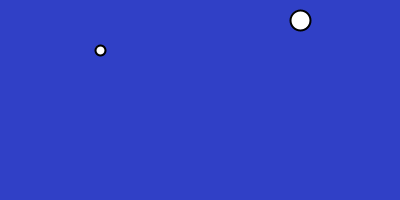
Frame 1 (no input)
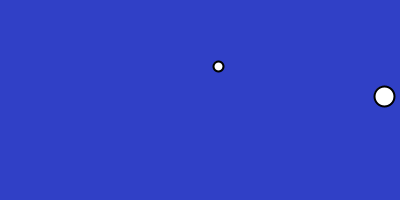
Frame 60 (the mouse pressed at the canvas centre just before this capture)
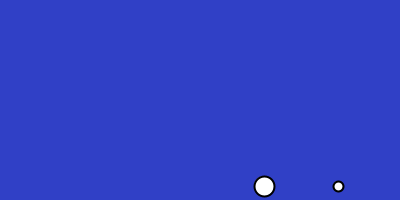
Frame 120 (the mouse held since frame 60 and released just before this capture)

The Processing sketch that drew these frames (run headless with seeded random() and noise(); from frame 60 on, the mouse is pressed at the canvas centre):

// Processing sketch: processing_38970
// ── processing_38970.pde

//initial position for our circle
float circle_x = 300;
float circle_y = 20;
float circle_x2 = 100;
float circle_y2 = 50;

//how much to move that circle on each frame
float move_x = 2;
float move_y = -2;
float move_y2 = -2;
float move_x2 = 2;

void setup() {
  size(400, 200);
  stroke(0);
  strokeWeight(2);
}
void draw() {
  background(#3040C6);
  ellipse(circle_x, circle_y, 20, 20);
  circle_x = circle_x + move_x;
  circle_y = circle_y + move_y;
  
  if(circle_x > width){
    circle_x = width;
    move_x = -move_x;    
    println("BING!");
  }
  if(circle_y > height) {
    circle_y = height;
    move_y = -move_y;
    println("BING!");
  }
  if(circle_x < 0) {
    circle_x = 0;
    move_x = -move_x;
    println("BING!");
  }
  if(circle_y < 0) {
    circle_y = 0;
    move_y = -move_y;
    println("BING!");
  }
  
  //NEW
  
  ellipse(circle_x2, circle_y2, 10, 10);
  circle_x2 = circle_x2 + move_x2;
  circle_y2 = circle_y2 + move_y2;
  
  if(circle_x2 > width){
    circle_x2 = width;
    move_x2 = -move_x2;    
    println("BING!");
  }
  if(circle_y2 > height) {
    circle_y2 = height;
    move_y2 = -move_y2;
    println("BING!");
  }
  if(circle_x2 < 0) {
    circle_x2 = 0;
    move_x2 = -move_x2;
    println("BING!");
  }
  if(circle_y2 < 0) {
    circle_y2 = 0;
    move_y2 = -move_y2;
    println("BING!");
  }
}
